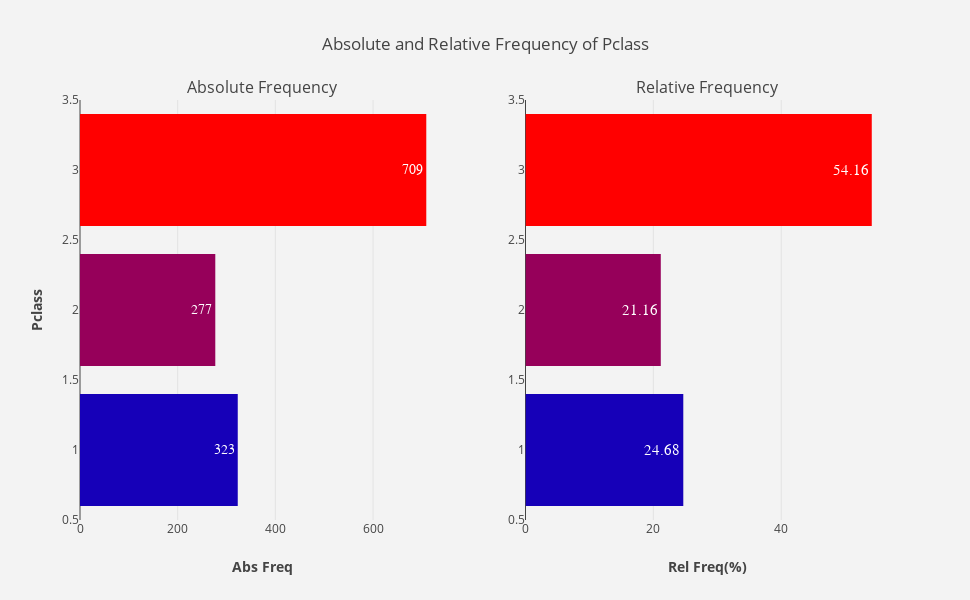

The code cell stored with this chart in its notebook:
### Markdown cell above
**Findings:** Variable Sex is imbalanced as proportion of male vs female in its distribution are not equally represented. Rather Male(843) has outnumbered female (466) in variable Sex. Or, proportionally, over 64% of Sex variable consists of label male while female contibutes to only over 35.5% of Sex.

### 4.1.3 Pclass  <a id="4.1.3"></a>

### Code cell
"""Absolute and relative frequency of Pclass."""
plotFrequency(merged.Pclass)

### Figure 1 — Plotly figure (JSON) as saved in the notebook; plotly's stock layout.template omitted (floating-point values rounded to 4 significant figures)
{"data": [{"hoverinfo": "x+y", "marker": {"color": [709, 323, 277], "colorscale": "Rainbow"}, "name": "Abs Freq", "orientation": "h", "text": [709.0, 323.0, 277.0], "textfont": {"family": "sans serif", "size": 14}, "textposition": "auto", "type": "bar", "uid": "12cc02d2-cc07-4985-9e3f-98b6dbcc2d66", "x": [709, 323, 277], "xaxis": "x", "y": [3, 1, 2], "yaxis": "y"}, {"hoverinfo": "x+y", "marker": {"color": [54.16, 24.68, 21.16], "colorscale": "Rainbow"}, "name": "Rel Freq(%)", "orientation": "h", "text": [54.16, 24.68, 21.16], "textfont": {"family": "sans serif", "size": 15}, "textposition": "auto", "type": "bar", "uid": "10874fec-59a1-47ae-a4b6-539b73e8a2ad", "x": [54.16, 24.68, 21.16], "xaxis": "x2", "y": [3, 1, 2], "yaxis": "y2"}], "layout": {"annotations": [{"font": {"size": 16}, "showarrow": false, "text": "Absolute Frequency", "x": 0.225, "xanchor": "center", "xref": "paper", "y": 1.0, "yanchor": "bottom", "yref": "paper"}, {"font": {"size": 16}, "showarrow": false, "text": "Relative Frequency", "x": 0.775, "xanchor": "center", "xref": "paper", "y": 1.0, "yanchor": "bottom", "yref": "paper"}], "height": 600, "hovermode": "closest", "paper_bgcolor": "rgb(243, 243, 243)", "plot_bgcolor": "rgb(243, 243, 243)", "showlegend": false, "title": {"text": "Absolute and Relative Frequency of Pclass"}, "width": 970, "xaxis": {"anchor": "y", "domain": [0.0, 0.45], "title": {"text": "<b>Abs Freq</b>"}}, "xaxis2": {"anchor": "y2", "domain": [0.55, 1.0], "title": {"text": "<b>Rel Freq(%)</b>"}}, "yaxis": {"anchor": "x", "domain": [0.0, 1.0], "title": {"text": "<b>Pclass</b>"}}, "yaxis2": {"anchor": "x2", "domain": [0.0, 1.0]}}}
